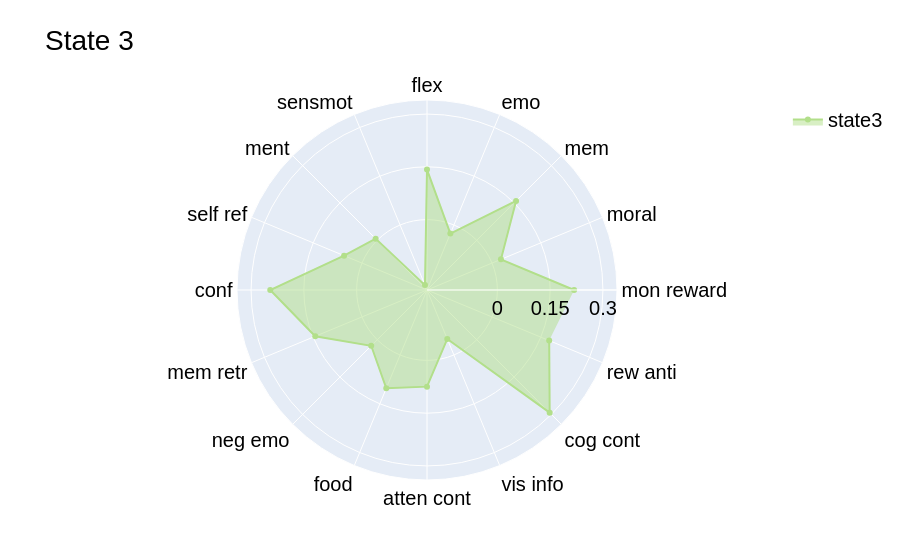

Notebook code for this chart:
### Code cell
fig = go.Figure()
    
fig.add_trace(go.Scatterpolar(
        r=data['State3'],  
        theta=labels,  
        fill='toself',  
        name='state3',  
        line=dict(color=colors[2])  
    ))

fig.update_layout(
    polar=dict(
        radialaxis=dict(
            visible=True,
            tickvals=[0, 0.15, 0.3],
            range=[-0.2, 0.34],
            tickangle=0 
        )),
    showlegend=True,
    title=f"State 3",
        font=dict(
        family="Helvetica", 
        size=20,
        color="black",
    )
        )
fig.show()

### Figure 1 — Plotly figure (JSON) as saved in the notebook; plotly's stock layout.template omitted (floating-point values rounded to 4 significant figures)
{"data": [{"fill": "toself", "line": {"color": "rgb(178,223,138)"}, "name": "state3", "r": [0.2182, 0.02745, 0.158, -0.02657, 0.1424, -0.185, 0.006473, 0.0551, 0.2455, 0.1439, 0.02423, 0.1025, 0.07464, -0.04935, 0.2931, 0.1759], "theta": ["mon reward", "moral", "mem", "emo", "flex", "sensmot", "ment", "self ref", "conf", "mem retr", "neg emo", "food", "atten cont", "vis info", "cog cont", "rew anti"], "type": "scatterpolar"}], "layout": {"font": {"color": "black", "family": "Helvetica", "size": 20}, "polar": {"radialaxis": {"range": [-0.2, 0.34], "tickangle": 0, "tickvals": [0, 0.15, 0.3], "visible": true}}, "showlegend": true, "title": {"text": "State 3"}}}
